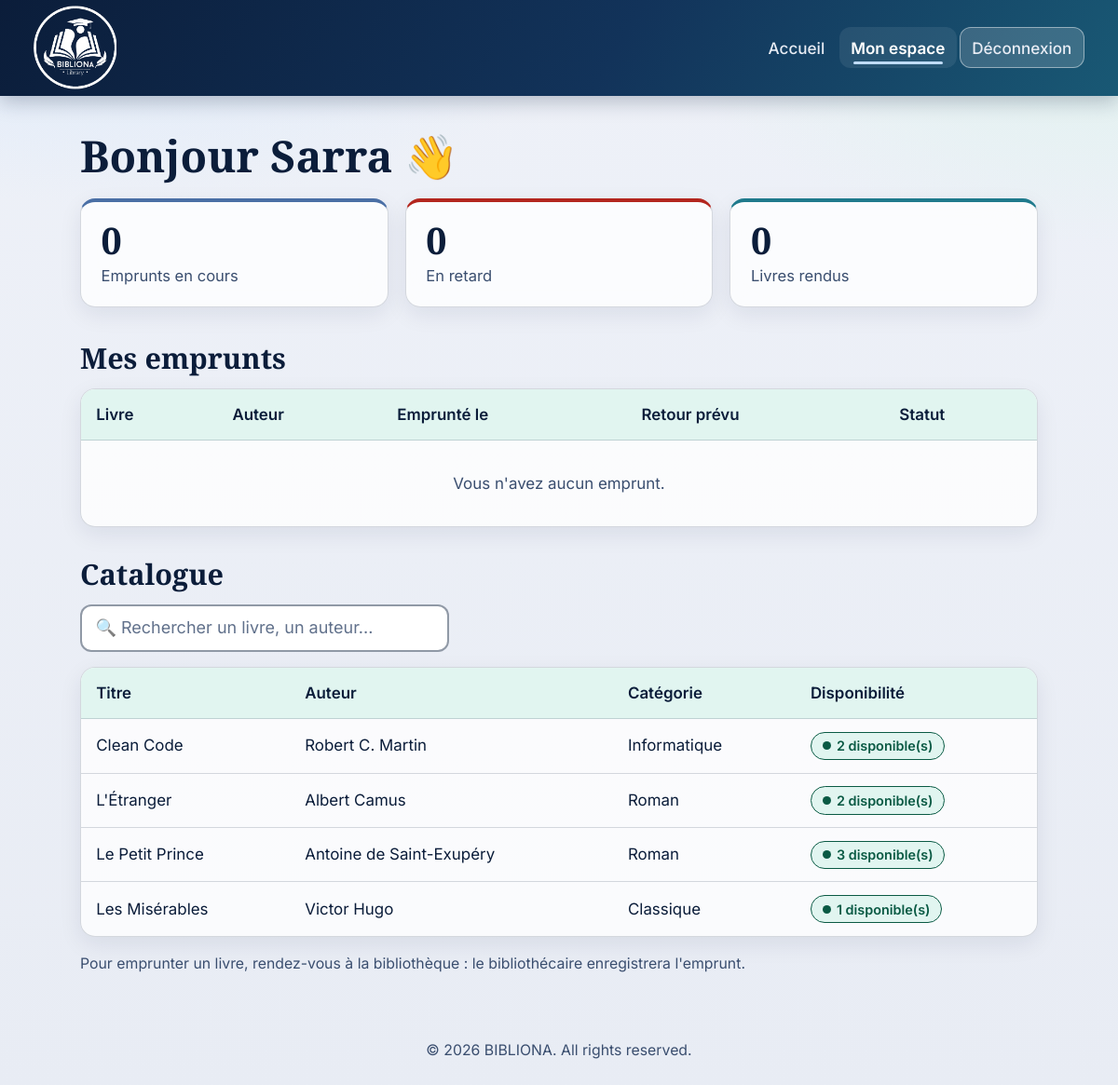
Screenshot of /mon_espace.php (signed in) with the database file from the repository.
### tables this page shows
CREATE TABLE IF NOT EXISTS adherents (
  id INT AUTO_INCREMENT PRIMARY KEY,
  nom VARCHAR(100) NOT NULL,
  prenom VARCHAR(100) NOT NULL,
  email VARCHAR(150) DEFAULT NULL,
  telephone VARCHAR(30) DEFAULT NULL,
  date_inscription DATE NOT NULL
);

CREATE TABLE IF NOT EXISTS livres (
  id INT AUTO_INCREMENT PRIMARY KEY,
  titre VARCHAR(200) NOT NULL,
  auteur VARCHAR(150) NOT NULL,
  isbn VARCHAR(30) DEFAULT NULL,
  categorie VARCHAR(100) DEFAULT NULL,
  quantite INT NOT NULL DEFAULT 1
);

### config.php (called while the page is built, shortened)
<?php
function e($s) { return htmlspecialchars((string)$s, ENT_QUOTES, 'UTF-8'); }

### mon_espace.php (the view, shortened to what this page needs)
<?php
require 'includes/header.php';
$adh = null;
$mesEmprunts = [];
if ($u['adherent_id']) {
    $st = $pdo->prepare('SELECT * FROM adherents WHERE id = ?');
    $st->execute([$u['adherent_id']]);
    $adh = $st->fetch();
    $st = $pdo->prepare(
        'SELECT e.*, l.titre, l.auteur FROM emprunts e
         JOIN livres l ON l.id = e.livre_id
         WHERE e.adherent_id = ?
         ORDER BY (e.date_retour_effective IS NULL) DESC, e.date_retour_prevue ASC'
    );
    $st->execute([$u['adherent_id']]);
    $mesEmprunts = $st->fetchAll();
}
$catalogue = $pdo->query(
    'SELECT l.*, l.quantite - (SELECT COUNT(*) FROM emprunts e WHERE e.livre_id = l.id AND e.date_retour_effective IS NULL) AS disponible
     FROM livres l ORDER BY l.titre'
)->fetchAll();
$enCours = 0; $retard = 0;
?>
<h1>Bonjour <?= e($adh ? $adh['prenom'] : $u['email']) ?> 👋</h1>
<section class="cards">
  <div class="card blue"><span class="num"><?= $enCours ?></span><span>Emprunts en cours</span></div>
  <div class="card red"><span class="num"><?= $retard ?></span><span>En retard</span></div>
  <div class="card"><span class="num"><?= count($mesEmprunts) - $enCours ?></span><span>Livres rendus</span></div>
</section>
<h2>Mes emprunts</h2>
<table>
  <thead><tr><th>Livre</th><th>Auteur</th><th>Emprunté le</th><th>Retour prévu</th><th>Statut</th></tr></thead>
  <tbody>
  <?php if (!$mesEmprunts): ?><tr><td colspan="5" class="empty">Vous n'avez aucun emprunt.</td></tr><?php endif; ?>
  </tbody>
</table>
<h2 style="margin-top:32px">Catalogue</h2>
<input type="search" id="search" class="search" placeholder="🔍 Rechercher un livre, un auteur..." data-table="tbl">
<table id="tbl">
  <thead><tr><th>Titre</th><th>Auteur</th><th>Catégorie</th><th>Disponibilité</th></tr></thead>
  <tbody>
  <?php foreach ($catalogue as $l): ?>
    <tr>
      <td><?= e($l['titre']) ?></td>
      <td><?= e($l['auteur']) ?></td>
      <td><?= e($l['categorie']) ?></td>
      <td><span class="badge <?= $l['disponible'] > 0 ? 'ok' : 'late' ?>"><?= $l['disponible'] > 0 ? (int)$l['disponible'] . ' disponible(s)' : 'Indisponible' ?></span></td>
    </tr>
  <?php endforeach; ?>
  </tbody>
</table>
<p class="muted small">Pour emprunter un livre, rendez-vous à la bibliothèque : le bibliothécaire enregistrera l'emprunt.</p>
<?php require 'includes/footer.php'; ?>

### css/style.css (style rules this page uses)
:root { --navy: #0B1D3A; --teal: #1F7A8C; --slate: #4A6FA5; --ice: #BFDBF7; --mint: #E1F5F0; --lavender: #E8ECF4; --bg: #E8ECF4; --bg-grad: radial-gradient(1100px 560px at 8% -10%, #d6e8fb 0%, transparent 60%), radial-gradient(900px 480px at 100% 0%, #dff3ee 0%, transparent 55%), linear-gradient(180deg, #eef1f8 0%, #E8ECF4 100%); --surface: rgba(255, 255, 255, .78); --surface-solid: #ffffff; --surface-alt: #E1F5F0; --text: #0B1D3A; --text-muted: #3A4E6F; --primary: #1F7A8C; --primary-dark: #17606F; --on-primary: #ffffff; --link: #17606F; --blue: #4A6FA5; --danger: #B3261E; --border: rgba(11, 29, 58, .16); --border-strong: rgba(11, 29, 58, .45); --focus: #0B1D3A; --ok-bg: #E1F5F0; --ok-fg: #0A5A44; --run-bg: #DCE8F8; --run-fg: #1B3F73; --late-bg: #FBE3E1; --late-fg: #8A1F18; --th-bg: #E1F5F0; --shadow: 0 8px 24px rgba(11, 29, 58, .08); --shadow-lg: 0 18px 40px rgba(11, 29, 58, .18); --font-head: "Playfair Display", "Lora", Georgia, serif; --font-body: "Inter", "Nunito", system-ui, -apple-system, "Segoe UI", sans-serif; --r-md: 12px; --r-lg: 16px; --target: 44px; }
* { box-sizing: border-box; }
html { font-size: clamp(1rem, .94rem + .3vw, 1.125rem); -webkit-text-size-adjust: 100%; }
body { margin: 0; font-family: var(--font-body); line-height: 1.6; color: var(--text); background: var(--bg); background-image: var(--bg-grad); background-attachment: fixed; overflow-x: hidden; }
h1, h2, h3 { font-family: var(--font-head); line-height: 1.2; color: var(--text); }
h1 { font-size: clamp(1.8rem, 1.3rem + 2.2vw, 2.6rem); margin: 0 0 1rem; }
h2 { font-size: clamp(1.3rem, 1.1rem + 1vw, 1.7rem); margin: 1.6rem 0 .8rem; }
.cards { display: grid; grid-template-columns: repeat(auto-fit, minmax(10rem, 1fr)); gap: 1rem; margin-bottom: 2rem; }
.card { position: relative; display: flex; flex-direction: column; gap: .15rem; padding: 1.1rem 1.2rem; border-radius: var(--r-lg); background: var(--surface); border: 1px solid var(--border); border-top: 4px solid var(--teal); -webkit-backdrop-filter: blur(25px) saturate(1.2); backdrop-filter: blur(25px) saturate(1.2); box-shadow: var(--shadow); color: var(--text); transition: transform .3s ease; }
.card.blue { border-top-color: var(--slate); }
.card.red { border-top-color: var(--danger); }
.card .num { font-family: var(--font-head); font-size: 2.2rem; font-weight: 700; line-height: 1.1; }
.card span:last-child { color: var(--text-muted); font-size: .92rem; }
input, select { min-height: var(--target); padding: .5rem .8rem; border-radius: var(--r-md); border: 2px solid var(--border-strong); background: var(--surface-solid); color: var(--text); font: inherit; font-weight: 400; }
input::placeholder { color: var(--text-muted); opacity: .8; }
.search { width: 100%; max-width: 22rem; margin-bottom: .9rem; }
table { width: 100%; border-collapse: separate; border-spacing: 0; overflow: hidden; background: var(--surface); border: 1px solid var(--border); border-radius: var(--r-lg); box-shadow: var(--shadow); }
th, td { padding: .75rem .9rem; text-align: left; border-bottom: 1px solid var(--border); font-size: .94rem; }
th { background: var(--th-bg); font-weight: 600; white-space: nowrap; }
tr:last-child td { border-bottom: 0; }
.empty { text-align: center; color: var(--text-muted); padding: 1.8rem; }
.badge { display: inline-flex; align-items: center; gap: .35rem; padding: .15rem .65rem; border-radius: 999px; font-size: .8rem; font-weight: 600; border: 1px solid transparent; }
.badge::before { content: ""; width: .5rem; height: .5rem; flex: none; }
.badge.ok { background: var(--ok-bg); color: var(--ok-fg); border-color: var(--ok-fg); }
.badge.ok::before { border-radius: 50%; background: currentColor; }
.muted { color: var(--text-muted); }
.small { font-size: .88rem; }

### rows the page displays
adherents: prenom "Sarra"
livres: titre "Clean Code", auteur "Robert C. Martin", categorie "Informatique", disponible "2"
livres: titre "L'Étranger", auteur "Albert Camus", categorie "Roman", disponible "2"
livres: titre "Le Petit Prince", auteur "Antoine de Saint-Exupéry", categorie "Roman", disponible "3"
livres: titre "Les Misérables", auteur "Victor Hugo", categorie "Classique", disponible "1"

### other values shown
$label "Accueil"
$label "Mon espace"
$enCours "0"
$retard "0"
count($mesEmprunts) - $enCours "0"
